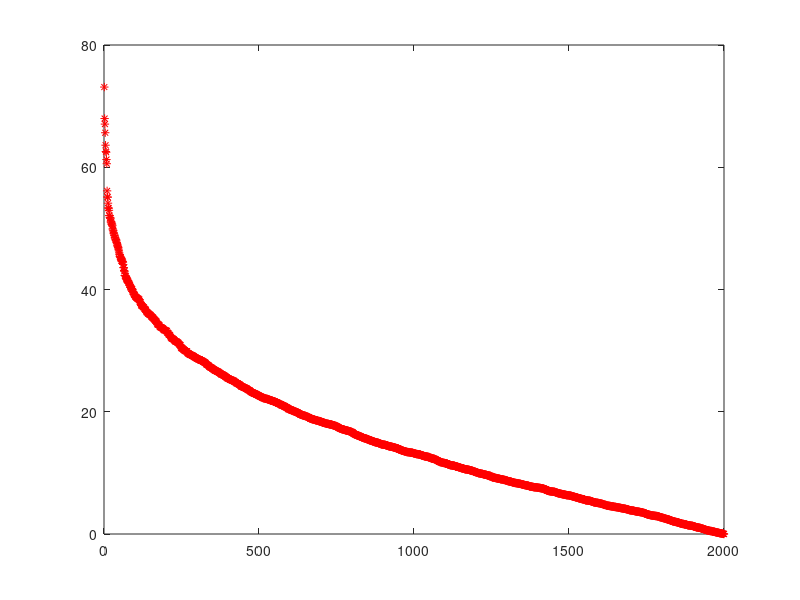

The MATLAB source for this figure: (Note: this script raises an error after producing the figure.)
% ====================== Testing ZORO on non-sparse quadric ========= %
% Daniel McKenzie
% 17th August 2020
% 

clear, close all, clc

function_params.D = 2e3;
function_params.A = eye(2e3);
function_params.sigma = 0.01;
 
% ================================ ZORO Parameters ==================== %

ZORO_params.num_iterations = 5; % number of iterations
ZORO_params.delta1 = 0.0005;
ZORO_params.sparsity = 5e2;
ZORO_params.step_size = 0.1;% Step size
ZORO_params.x0 = 10*randn(function_params.D,1);
ZORO_params.init_grad_estimate = norm(ZORO_params.x0);
ZORO_params.max_time = 1e3;
ZORO_params.num_blocks = 10;
function_handle = "Quadric";

x_sort = sort(abs(2*ZORO_params.x0),'descend');
plot(1:function_params.D,x_sort,'r*')



% ===================== Run Block ZORO ===================== %
ZORO_params.Type = "Full";
ZORO_params.num_iterations = ZORO_params.num_blocks*ZORO_params.num_iterations;  % should be num_blocks* previous number.
[x_hat_b,f_vals_b,time_vec_b,gradient_norm_b,num_samples_vec_b] = Block_ZORO(function_handle,function_params,ZORO_params);

% == Plot
figure
xx = cumsum(num_samples_vec_b);
semilogy(xx,f_vals_b,'b*')
